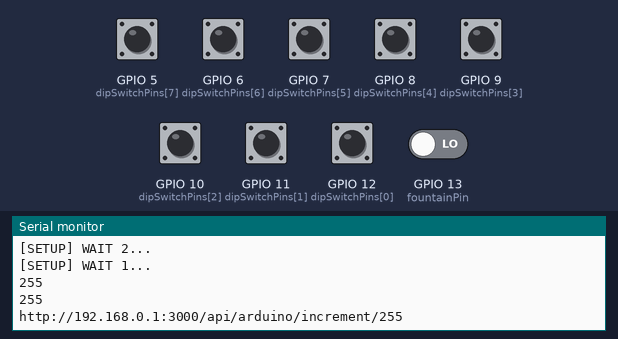
Simulated run of this sketch. Board: ESP32. Shown: the last lines printed to the serial monitor. The inputs (shaded band) are chosen by the test bench; at power-on: GPIO 5 (dipSwitchPins[7]), GPIO 6 (dipSwitchPins[6]), GPIO 7 (dipSwitchPins[5]), GPIO 8 (dipSwitchPins[4]), GPIO 9 (dipSwitchPins[3]), GPIO 10 (dipSwitchPins[2]), GPIO 11 (dipSwitchPins[1]), GPIO 12 (dipSwitchPins[0]) HIGH, GPIO 13 (fountainPin) LOW.

Above: at 5.2 s.
5.3 s: GPIO 13 (fountainPin) driven HIGH
At 6.5 s:
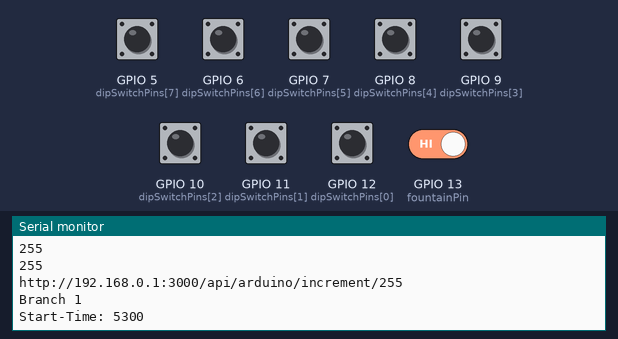
6.8 s: GPIO 13 (fountainPin) driven LOW
At 7.7 s:
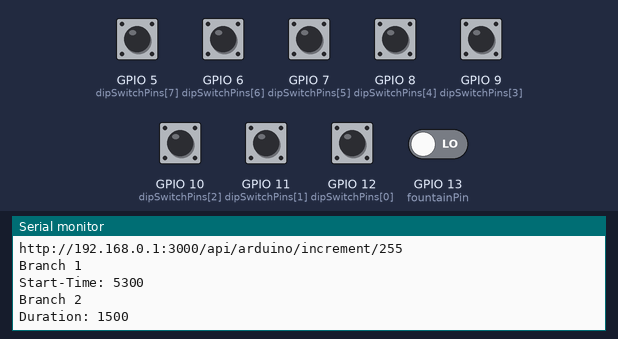
Timing chart, 0 to 9.8 s (numbered marks = the images above; inputs shaded):
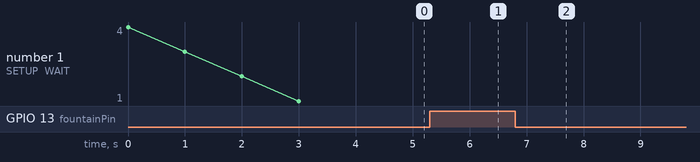

The sketch:

ArduinoFountain.ino
```cpp
/**
 * BasicHTTPClient.ino
 *
 *  Created on: 24.05.2015
 *
 */

#include <Arduino.h>

#include <WiFi.h>
#include <WiFiMulti.h>

#include <HTTPClient.h>

#define USE_SERIAL Serial

WiFiMulti wifiMulti;

//Bottle Banisher's Button/Sensor Variables
const int fountainPin = 13; //other side of Arduino nano
int old_state = 0;
int new_state = 0;
unsigned long start_time;
unsigned long duration = 0;

//Bottle Banisher's DipSwitchID Variables
const int dipSwitchPins[] = {12, 11, 10, 9, 8, 7, 6, 5};
String URL = "http://192.168.0.1:3000/api/arduino/increment/";
String URL_ID;

/*
const char* ca = \
"-----BEGIN CERTIFICATE-----\n" \
"MIIEkjCCA3qgAwIBAgIQCgFBQgAAAVOFc2oLheynCDANBgkqhkiG9w0BAQsFADA/\n" \
"MSQwIgYDVQQKExtEaWdpdGFsIFNpZ25hdHVyZSBUcnVzdCBDby4xFzAVBgNVBAMT\n" \
"DkRTVCBSb290IENBIFgzMB4XDTE2MDMxNzE2NDA0NloXDTIxMDMxNzE2NDA0Nlow\n" \
"SjELMAkGA1UEBhMCVVMxFjAUBgNVBAoTDUxldCdzIEVuY3J5cHQxIzAhBgNVBAMT\n" \
"GkxldCdzIEVuY3J5cHQgQXV0aG9yaXR5IFgzMIIBIjANBgkqhkiG9w0BAQEFAAOC\n" \
"AQ8AMIIBCgKCAQEAnNMM8FrlLke3cl03g7NoYzDq1zUmGSXhvb418XCSL7e4S0EF\n" \
"q6meNQhY7LEqxGiHC6PjdeTm86dicbp5gWAf15Gan/PQeGdxyGkOlZHP/uaZ6WA8\n" \
"SMx+yk13EiSdRxta67nsHjcAHJyse6cF6s5K671B5TaYucv9bTyWaN8jKkKQDIZ0\n" \
"Z8h/pZq4UmEUEz9l6YKHy9v6Dlb2honzhT+Xhq+w3Brvaw2VFn3EK6BlspkENnWA\n" \
"a6xK8xuQSXgvopZPKiAlKQTGdMDQMc2PMTiVFrqoM7hD8bEfwzB/onkxEz0tNvjj\n" \
"/PIzark5McWvxI0NHWQWM6r6hCm21AvA2H3DkwIDAQABo4IBfTCCAXkwEgYDVR0T\n" \
"AQH/BAgwBgEB/wIBADAOBgNVHQ8BAf8EBAMCAYYwfwYIKwYBBQUHAQEEczBxMDIG\n" \
"CCsGAQUFBzABhiZodHRwOi8vaXNyZy50cnVzdGlkLm9jc3AuaWRlbnRydXN0LmNv\n" \
"bTA7BggrBgEFBQcwAoYvaHR0cDovL2FwcHMuaWRlbnRydXN0LmNvbS9yb290cy9k\n" \
"c3Ryb290Y2F4My5wN2MwHwYDVR0jBBgwFoAUxKexpHsscfrb4UuQdf/EFWCFiRAw\n" \
"VAYDVR0gBE0wSzAIBgZngQwBAgEwPwYLKwYBBAGC3xMBAQEwMDAuBggrBgEFBQcC\n" \
"ARYiaHR0cDovL2Nwcy5yb290LXgxLmxldHNlbmNyeXB0Lm9yZzA8BgNVHR8ENTAz\n" \
"MDGgL6AthitodHRwOi8vY3JsLmlkZW50cnVzdC5jb20vRFNUUk9PVENBWDNDUkwu\n" \
"Y3JsMB0GA1UdDgQWBBSoSmpjBH3duubRObemRWXv86jsoTANBgkqhkiG9w0BAQsF\n" \
"AAOCAQEA3TPXEfNjWDjdGBX7CVW+dla5cEilaUcne8IkCJLxWh9KEik3JHRRHGJo\n" \
"uM2VcGfl96S8TihRzZvoroed6ti6WqEBmtzw3Wodatg+VyOeph4EYpr/1wXKtx8/\n" \
"wApIvJSwtmVi4MFU5aMqrSDE6ea73Mj2tcMyo5jMd6jmeWUHK8so/joWUoHOUgwu\n" \
"X4Po1QYz+3dszkDqMp4fklxBwXRsW10KXzPMTZ+sOPAveyxindmjkW8lGy+QsRlG\n" \
"PfZ+G6Z6h7mjem0Y+iWlkYcV4PIWL1iwBi8saCbGS5jN2p8M+X+Q7UNKEkROb3N6\n" \
"KOqkqm57TH2H3eDJAkSnh6/DNFu0Qg==\n" \
"-----END CERTIFICATE-----\n";
*/

void setup() {
    USE_SERIAL.begin(115200);

    USE_SERIAL.println();
    USE_SERIAL.println();
    USE_SERIAL.println();

    for(uint8_t t = 4; t > 0; t--) {
        USE_SERIAL.printf("[SETUP] WAIT %d...\n", t);
        USE_SERIAL.flush();
        delay(1000);
    }

    wifiMulti.addAP("bottlebanish", "banishthem"); //SSID, PASSWORD

    //Bottle Banisher's Button/Sensor Code
    pinMode(fountainPin, INPUT);

    //Bottle Banisher's DipSwitchID Code
    for (int i = 0; i < 8; i++) {
      pinMode(dipSwitchPins[i], INPUT_PULLUP); // Enable internal pull-up resistors
    }

    int currentSwitchValue = 0;

    for (int i = 0; i < 8; i++) {
      if (digitalRead(dipSwitchPins[i]) == HIGH) { // Check if switch is on (LOW)
        currentSwitchValue |= (1 << i); // Set the corresponding bit to 1
      }
    }

    Serial.println(currentSwitchValue);
    URL_ID = String(currentSwitchValue);
    Serial.println(URL_ID);
    URL.concat(URL_ID); //appending the ID from DIP_SWITCH to URL
    Serial.println(URL);
}

void loop() {
  //Bottle Banisher's Button/Sensor Code
  new_state = digitalRead(fountainPin);
  //Serial.println(new_state); //use this to see Relay input state
  //delay(1000); //use this to see Relay input state
  if( (old_state == 0) && (new_state == 1) ) {
    start_time = millis();
    old_state = 1;
    Serial.println("Branch 1");
    Serial.print("Start-Time: ");
    Serial.println(start_time);
  }
  else if((old_state == 1) && (new_state == 0)) {
    old_state = 0;
    Serial.println("Branch 2");
    duration += millis() - start_time;
    Serial.print("Duration: ");
    Serial.println(duration);
  }
  if(duration >= 10000) {
    Serial.println("Branch 3");
    increment1(); //increment
    duration -= 10000;
    Serial.print("Remaining duration: ");
    Serial.println(duration);
  }
  if( (new_state == 1) && (millis() - start_time >= 10000) ) {
    increment1();
    start_time = millis();
    Serial.println("Branch 4");
    Serial.print("Start-Time: ");
    Serial.println(start_time);
  }
}

void increment() {
  Serial.println("API > ARDUINO > INCREMENT (TESTER)");
}

//Call Bottle Banisher's "Arduino Increment" API
void increment1() {
  // wait for WiFi connection
    if((wifiMulti.run() == WL_CONNECTED)) {
        HTTPClient http;
        USE_SERIAL.print("[HTTP] begin...\n");
        // configure traged server and url
        http.begin(URL); //HTTP Bottle Banisher's URL
        USE_SERIAL.print("[HTTP] GET...\n");
        // start connection and send HTTP header
        int httpCode = http.GET();
        // httpCode will be negative on error
        if(httpCode > 0) {
            // HTTP header has been send and Server response header has been handled
            USE_SERIAL.printf("[HTTP] GET... code: %d\n", httpCode);
            // file found at server
            if(httpCode == HTTP_CODE_OK) {
                String payload = http.getString();
                USE_SERIAL.println(payload);
            }
        } else {
            USE_SERIAL.printf("[HTTP] GET... failed, error: %s\n", http.errorToString(httpCode).c_str());
        }

        http.end();
    }
    //delay(5000);
}
```

Measured:
- after the input at 5.3 s, the serial monitor: prints a new line at once (image 1)
- after the input at 6.8 s, the serial monitor: prints a new line at once (image 2)
